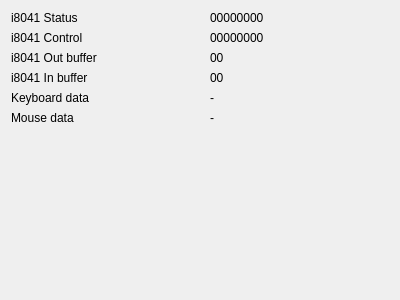
<?xml version="1.0" encoding="UTF-8"?>
<ui version="4.0">
 <class>PS2Widget</class>
 <widget class="QWidget" name="PS2Widget">
  <property name="geometry">
   <rect>
    <x>0</x>
    <y>0</y>
    <width>400</width>
    <height>300</height>
   </rect>
  </property>
  <property name="windowTitle">
   <string>Form</string>
  </property>
  <layout class="QGridLayout" name="gridLayout" columnstretch="0,0">
   <property name="horizontalSpacing">
    <number>20</number>
   </property>
   <item row="1" column="1">
    <widget class="QLabel" name="lab_ps2ctrl">
     <property name="text">
      <string>00000000</string>
     </property>
    </widget>
   </item>
   <item row="2" column="1">
    <widget class="QLabel" name="lab_ps2outbuf">
     <property name="text">
      <string>00</string>
     </property>
    </widget>
   </item>
   <item row="0" column="1">
    <widget class="QLabel" name="lab_ps2status">
     <property name="text">
      <string>00000000</string>
     </property>
    </widget>
   </item>
   <item row="0" column="0">
    <widget class="QLabel" name="label_2">
     <property name="text">
      <string>i8041 Status</string>
     </property>
    </widget>
   </item>
   <item row="4" column="0">
    <widget class="QLabel" name="label_3">
     <property name="text">
      <string>Keyboard data</string>
     </property>
    </widget>
   </item>
   <item row="3" column="0">
    <widget class="QLabel" name="label_4">
     <property name="text">
      <string>i8041 In buffer</string>
     </property>
    </widget>
   </item>
   <item row="1" column="0">
    <widget class="QLabel" name="label">
     <property name="text">
      <string>i8041 Control</string>
     </property>
    </widget>
   </item>
   <item row="6" column="0">
    <spacer name="verticalSpacer">
     <property name="orientation">
      <enum>Qt::Vertical</enum>
     </property>
     <property name="sizeHint" stdset="0">
      <size>
       <width>20</width>
       <height>40</height>
      </size>
     </property>
    </spacer>
   </item>
   <item row="5" column="0">
    <widget class="QLabel" name="label_5">
     <property name="text">
      <string>Mouse data</string>
     </property>
    </widget>
   </item>
   <item row="2" column="0">
    <widget class="QLabel" name="label_7">
     <property name="text">
      <string>i8041 Out buffer</string>
     </property>
    </widget>
   </item>
   <item row="4" column="1">
    <widget class="QLabel" name="lab_ps2kdata">
     <property name="text">
      <string>-</string>
     </property>
    </widget>
   </item>
   <item row="5" column="1">
    <widget class="QLabel" name="lab_ps2mdata">
     <property name="text">
      <string>-</string>
     </property>
    </widget>
   </item>
   <item row="3" column="1">
    <widget class="QLabel" name="lab_ps2inbuf">
     <property name="text">
      <string>00</string>
     </property>
    </widget>
   </item>
  </layout>
 </widget>
 <resources/>
 <connections/>
</ui>
